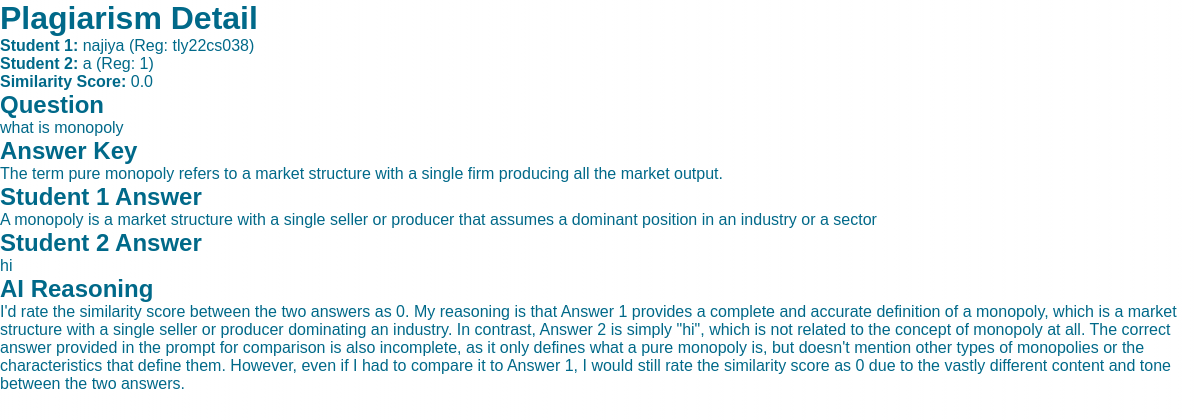
/plagiarism_detail/1, run on the app's committed database.
### tables this page shows
CREATE TABLE Student (
                            id INTEGER PRIMARY KEY AUTOINCREMENT,
                            username TEXT,
                            reg_no TEXT,
                            email TEXT,
                            password TEXT);

CREATE TABLE PlagiarismReport (
                            id INTEGER PRIMARY KEY AUTOINCREMENT,
                            exam_id INTEGER,
                            question_id INTEGER,
                            student1_id INTEGER,
                            student2_id INTEGER,
                            similarity_score REAL,
                            reasoning TEXT);

CREATE TABLE Question (
                            id INTEGER PRIMARY KEY AUTOINCREMENT,
                            exam_id INTEGER,
                            question_text TEXT,
                            total_marks INTEGER,
                            answer_key TEXT);

CREATE TABLE Answer (
                            id INTEGER PRIMARY KEY AUTOINCREMENT,
                            question_id INTEGER,
                            student_id INTEGER,
                            answer_text TEXT,
                            earned_marks REAL,  -- ✅ Changed from INTEGER to REAL
                            feedback TEXT);

### app.py (the view)
@app.route('/plagiarism_detail/<int:report_id>')
def view_plagiarism_detail(report_id):
    with sqlite3.connect('database.db') as conn:
        cursor = conn.cursor()
        cursor.execute("SELECT * FROM PlagiarismReport WHERE id=?", (report_id,))
        row = cursor.fetchone()
        exam_id, question_id, student1_id, student2_id = row[1], row[2], row[3], row[4]
        cursor.execute("SELECT question_text, answer_key FROM Question WHERE id=?", (question_id,))
        question_row = cursor.fetchone()
        cursor.execute("SELECT username, reg_no FROM Student WHERE id=?", (student1_id,))
        s1 = cursor.fetchone()
        cursor.execute("SELECT username, reg_no FROM Student WHERE id=?", (student2_id,))
        s2 = cursor.fetchone()
        cursor.execute("SELECT answer_text FROM Answer WHERE question_id=? AND student_id=?", (question_id, student1_id))
        answer1 = cursor.fetchone()
        cursor.execute("SELECT answer_text FROM Answer WHERE question_id=? AND student_id=?", (question_id, student2_id))
        answer2 = cursor.fetchone()
        detail = {
            'student1': {
                'username': s1[0],
                'reg_no': s1[1],
                'answer': answer1[0] if answer1 else "No answer found"
            },
            'student2': {
                'username': s2[0],
                'reg_no': s2[1],
                'answer': answer2[0] if answer2 else "No answer found"
            },
            'similarity_score': row[5],
            'reasoning': row[6],
            'question': question_row[0],
            'answer_key': question_row[1]
        }
    return render_template("plagiarism_detail.html", detail=detail)

### templates/plagiarism_detail.html (shortened to what this page needs)
<!DOCTYPE html>
<html>
<head>
    <link rel="stylesheet" href="style.css">
    <link rel="stylesheet" href="{{ url_for('static', filename='style.css') }}">
</head>
<body>
<h1>Plagiarism Detail</h1>
<p><strong>Student 1:</strong> {{ detail.student1.username }} (Reg: {{ detail.student1.reg_no }})</p>
<p><strong>Student 2:</strong> {{ detail.student2.username }} (Reg: {{ detail.student2.reg_no }})</p>
<p><strong>Similarity Score:</strong> {{ detail.similarity_score }}</p>
<h2>Question</h2>
<p>{{ detail.question }}</p>
<h2>Answer Key</h2>
<p>{{ detail.answer_key }}</p>
<h2>Student 1 Answer</h2>
<p>{{ detail.student1.answer }}</p>
<h2>Student 2 Answer</h2>
<p>{{ detail.student2.answer }}</p>
<h2>AI Reasoning</h2>
<p>{{ detail.reasoning }}</p>
</body>

### static/style.css (style rules this page uses)
* { margin: 0; padding: 0; box-sizing: border-box; font-family: 'Arial', sans-serif; }
html, body { height: 100%; width: 100%; display: flex; flex-direction: column; background: linear-gradient(to right, rgba(255,255,255,0.85) 0%, rgba(255,255,255,0.2) 50%, rgba(255,255,255,0) 100%), url("/static/images/bg.jpg") no-repeat right center fixed; background-size: cover; color: #006989; }

### data on the page
Student: student1.username "najiya", student1.reg_no "tly22cs038"
PlagiarismReport: similarity_score "0.0", reasoning "I'd rate the similarity score between the two answers as 0. My reasoning is that Answer 1 provides a complete and accurate definition of a monopoly, which is a market structure with a single seller or producer dominating an industry. In contrast, Answer 2 is simply \"hi\", which is not related to the concept of monopoly at all. The correct answer provided in the prompt for comparison is also incomplete, as it only defines what a pure monopoly is, but doesn't mention other types of monopolies or the characteristics that define them. However, even if I had to compare it to Answer 1, I would still rate the similarity score as 0 due to the vastly different content and tone between the two answers."
Question: question "what is monopoly", answer_key "The term pure monopoly refers to a market structure with a single firm producing all the market output."
Answer: student1.answer "A monopoly is a market structure with a single seller or producer that assumes a dominant position in an industry or a sector"
Answer: student2.answer "hi"

### other printed values
{{ detail.student2.username }} "a"
{{ detail.student2.reg_no }} "1"
